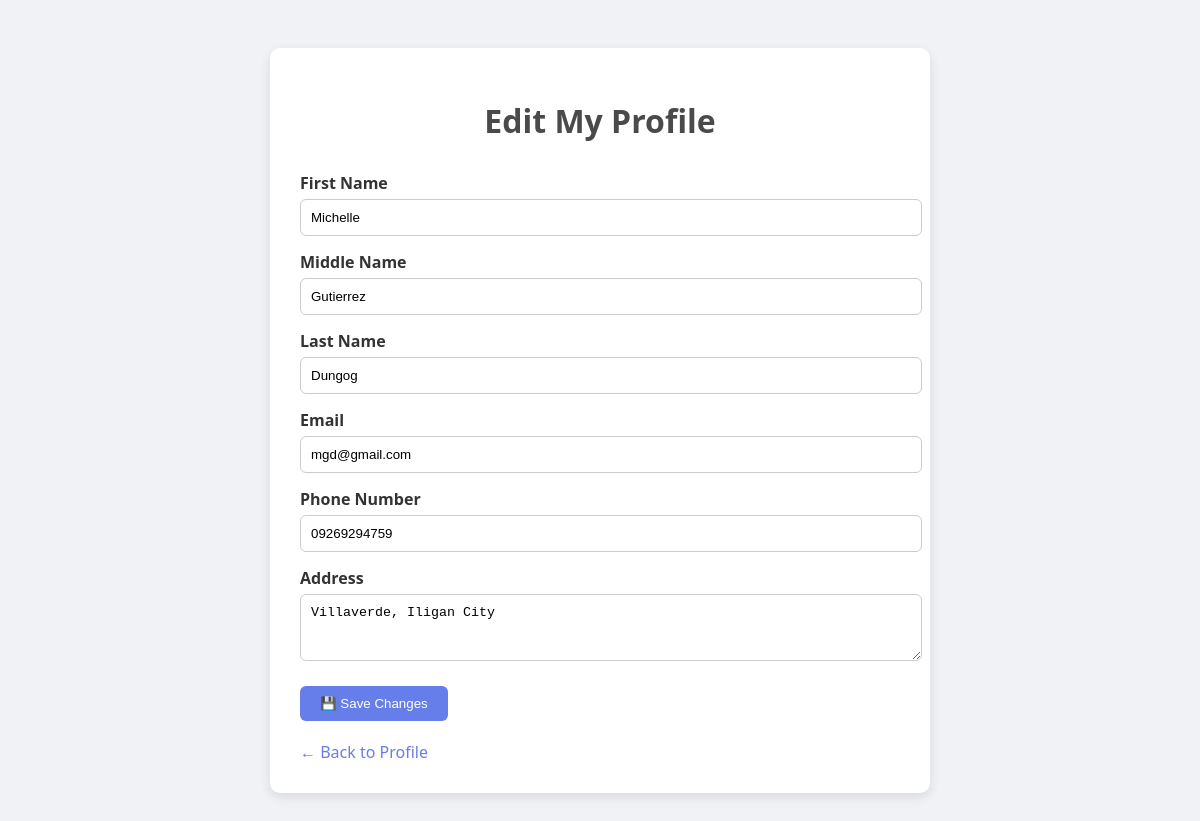
The page /profile_edit.php (signed in) on the database its author committed.
### tables this page shows
CREATE TABLE `customer` (
  `customer_id` int(11) NOT NULL,
  `first_name` varchar(50) NOT NULL,
  `middle_name` varchar(50) NOT NULL,
  `last_name` varchar(50) NOT NULL,
  `username` varchar(50) NOT NULL,
  `password` varchar(50) NOT NULL,
  `email` varchar(100) DEFAULT NULL,
  `phone_number` varchar(20) DEFAULT NULL,
  `address` text DEFAULT NULL
);

### profile_edit.php (the view, shortened to what this page needs)
<?php
include 'database.php';
$customer_id = $_SESSION['customer_id'];
$stmt = $conn->prepare("SELECT * FROM customer WHERE customer_id = ?");
$stmt->bind_param("i", $customer_id);
$stmt->execute();
$result = $stmt->get_result();
$customer = $result->fetch_assoc();
?>
<!DOCTYPE html>
<html lang="en">
<head>
</head>
<body>
  <div class="container">
    <h1>Edit My Profile</h1>
    <form method="POST">
      <label>First Name</label>
      <input type="text" name="first_name" value="<?= htmlspecialchars($customer['first_name']) ?>" required>
      <label>Middle Name</label>
      <input type="text" name="middle_name" value="<?= htmlspecialchars($customer['middle_name']) ?>">
      <label>Last Name</label>
      <input type="text" name="last_name" value="<?= htmlspecialchars($customer['last_name']) ?>" required>
      <label>Email</label>
      <input type="email" name="email" value="<?= htmlspecialchars($customer['email']) ?>" required>
      <label>Phone Number</label>
      <input type="text" name="phone_number" value="<?= htmlspecialchars($customer['phone_number']) ?>" required>
      <label>Address</label>
      <textarea name="address" rows="3" required><?= htmlspecialchars($customer['address']) ?></textarea>
      <button type="submit" class="btn">💾 Save Changes</button>
    </form>
    <a href="profile.php" class="back-link">← Back to Profile</a>
  </div>
</body>
</html>

### profile_edit.php (style rules this page uses)
body { font-family: 'Segoe UI', sans-serif; background: #f0f2f5; padding: 40px; }
.container { max-width: 600px; margin: auto; background: white; padding: 30px; border-radius: 10px; box-shadow: 0 4px 12px rgba(0,0,0,0.1); }
h1 { text-align: center; color: #4a4a4a; margin-bottom: 30px; }
label { display: block; margin-top: 15px; font-weight: 600; color: #333; }
input, textarea { width: 100%; padding: 10px; margin-top: 5px; border: 1px solid #ccc; border-radius: 6px; }
.btn { margin-top: 20px; padding: 10px 20px; background: #667eea; color: white; border: none; border-radius: 6px; cursor: pointer; }
.back-link { display: inline-block; margin-top: 20px; text-decoration: none; color: #667eea; font-weight: 500; }

### rows shown on the page
customer: first_name "Michelle", middle_name "Gutierrez", last_name "Dungog", email "mgd@gmail.com", phone_number "09269294759", address "Villaverde, Iligan City"
